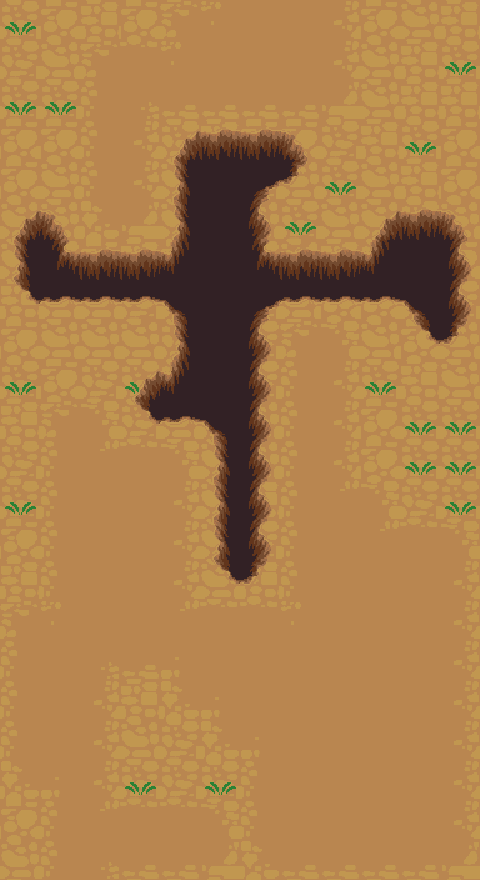

The image is a tile-based game level rendered from a .tmx file. Its description and complete source (layers, tilesets, objects, tile grids) follow:
An orthogonal 12x22 tile map with 40x40 px tiles, 2 tile layers (background0, background1).

<map version="1.10" tiledversion="1.10.2" orientation="orthogonal" renderorder="right-down" width="12" height="22" tilewidth="40" tileheight="40" infinite="0" nextlayerid="3" nextobjectid="1">
 <tileset firstgid="1" source="frogger_atlas_01.tsx" />
 <layer id="1" name="background0" width="12" height="22">
  <data encoding="csv">
338,335,337,335,337,334,335,337,336,335,336,337,
334,336,336,338,337,337,335,336,335,336,337,338,
338,338,335,335,335,334,336,338,336,336,337,337,
335,335,337,338,334,337,335,335,334,337,338,335,
335,336,335,335,336,334,338,336,338,336,337,335,
336,336,337,337,336,337,336,338,336,336,334,336,
336,334,335,337,335,336,338,336,337,334,335,335,
337,336,336,334,336,335,334,336,335,335,336,334,
335,336,336,336,334,337,334,336,337,336,335,336,
338,335,334,338,338,338,334,337,335,338,337,336,
337,335,337,334,336,334,336,335,336,335,338,338,
334,336,334,336,337,336,336,335,336,335,338,338,
338,338,338,336,335,336,337,338,335,334,334,338,
335,335,334,335,335,336,334,337,337,336,336,336,
337,334,337,334,335,336,337,338,335,336,334,336,
338,337,337,334,336,335,336,335,338,335,335,336,
336,338,337,334,337,334,336,335,334,334,336,337,
335,334,337,337,338,338,334,337,337,336,338,335,
337,335,336,336,334,335,337,334,336,335,336,334,
335,336,338,338,334,338,334,334,334,334,338,334,
335,338,334,337,336,337,334,336,334,335,336,338,
336,336,335,338,335,336,334,338,336,336,338,335
</data>
 </layer>
 <layer id="2" name="background1" width="12" height="22">
  <data encoding="csv">
0,0,0,0,359,388,385,385,386,0,0,0,
0,0,359,360,388,385,385,385,386,0,0,0,
0,0,384,362,410,410,410,410,411,0,0,0,
0,0,384,386,238,239,239,240,0,0,0,0,
0,0,384,386,263,264,189,290,0,0,0,0,
238,240,409,411,263,264,265,0,0,238,239,240,
263,214,239,239,215,264,214,239,239,215,264,265,
288,289,289,289,190,264,189,289,289,289,190,265,
0,0,0,0,263,264,265,359,361,0,288,290,
0,0,0,238,215,264,265,384,386,0,0,0,
0,359,361,288,289,190,265,384,386,0,0,0,
0,384,387,360,361,263,265,384,386,0,0,0,
0,384,385,385,386,263,265,384,387,361,0,0,
0,384,385,385,386,263,265,384,385,387,360,361,
0,384,385,385,386,288,290,384,385,385,385,386,
359,388,385,385,387,360,360,388,385,385,385,386,
384,385,362,410,363,385,385,385,385,385,385,386,
384,385,386,0,409,363,385,385,385,385,385,386,
384,385,386,0,0,409,363,385,385,385,385,386,
409,363,386,0,0,0,384,385,385,385,385,386,
0,384,387,360,360,361,384,385,385,385,385,386,
0,384,362,410,410,411,409,410,410,410,410,411
</data>
 </layer>
</map>